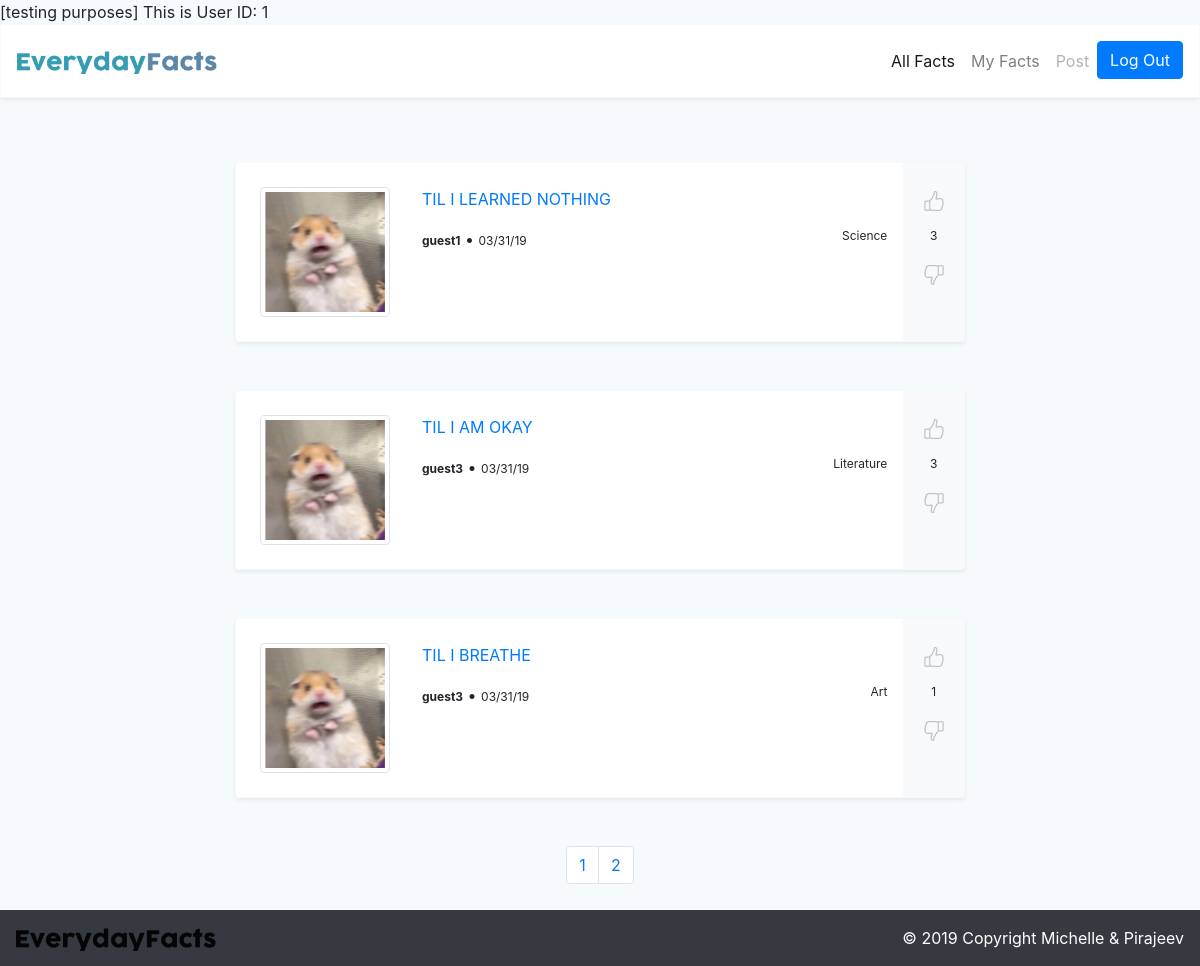
The page / (signed in) on the database its author committed.
### tables this page shows
CREATE TABLE `Post`(
    `PostID` INTEGER NOT NULL AUTO_INCREMENT,
    `UserID` INTEGER,
    `Title` VARCHAR(100),
    `PostDate` TIMESTAMP NOT NULL DEFAULT CURRENT_TIMESTAMP,
    `CategoryID`INTEGER,
    PRIMARY KEY(`PostID`),
    FOREIGN KEY (`UserID`) REFERENCES Users(`UserID`),
    FOREIGN KEY (`CategoryID`) REFERENCES Category(`CategoryID`)
);

CREATE TABLE `Users`(
    `UserID` INTEGER NOT NULL AUTO_INCREMENT,
    `UserName` VARCHAR(50) UNIQUE,
    `Password` VARCHAR(50),
    `UserDate` TIMESTAMP NOT NULL DEFAULT CURRENT_TIMESTAMP,
     INDEX (`UserID`),
    PRIMARY KEY(`UserID`)
);

CREATE TABLE `Category`(
    `CategoryID` INTEGER NOT NULL AUTO_INCREMENT,
    `Type` VARCHAR(50),
    PRIMARY KEY(`CategoryID`)
);

### index.php (the view, shortened to what this page needs)
<?php
include 'include/header.php';
include 'functions.php';
$results_per_page = 3;
$db = getDB();
if (isset($_GET["page"])) { $page  = $_GET["page"]; } else { $page=1; };
$start_from = ($page-1) * $results_per_page;
$statement = "SELECT u.UserID, p.PostID, u.UserName, p.PostID, p.Title, DATE_FORMAT(p.PostDate, '%m/%d/%y') AS 'P', c.Type, SUM(r.Number) as 'RANK'
FROM Rank r
INNER JOIN Post p INNER JOIN Users u
INNER JOIN Category c ON u.UserID = p.UserID
AND p.CategoryID = c.CategoryID AND p.PostID = r.PostID
GROUP BY p.PostID ORDER BY RANK DESC LIMIT $start_from , $results_per_page";
$statement = mysqli_prepare($db, $statement);
mysqli_stmt_execute($statement);
$result = mysqli_stmt_get_result($statement);
?>
<html>
    <body class = "mb-3">
        <div class="container">
            <div class = "row">
                <div class = "col">
                </div>
                <div class = "col-md-8">
                <?php
                        if (mysqli_num_rows($result) > 0) {
                            while($row = mysqli_fetch_array($result)) {
                        ?>
                    <div class="card mt-3 bg-white border border-light shadow-sm mb-5">
                        <div class="row no-gutters">
                            <div class="col-auto p-4">
                                <img width="130" src="./images/hamster.jpg" class="img-fluid img-thumbnail" alt="">
                            </div>
                            <div class="col">
                                <div class="card-block mt-4 px-2">
                                    <a href="post.php?id=<?php echo $row["PostID"];?>"
                                    class="card-link">
                                    <?php echo $row["Title"]?>
                                    </a>
                                </div>
                                <div class="card-block mr-2 mt-2 px-2 mb-3">
                                    <div class = "mt-3">
                                        <b><p class="card-text d-inline"><?php echo $row["UserName"];?></p></b> •
                                        <p class="card-text d-inline"><?php echo $row["P"];?></p>
                                        <p class="card-text float-right"><?php echo $row["Type"];?></p>
                                    </div>
                                </div>
                            </div>
                            <div class = "col-md-1 text-center bg-light">
                                <div class = "mt-4">
                                    <?php
                                        $data = array(
                                            'id' => $row["PostID"],
                                            'vote' => "1",
                                            'user' => $row["UserID"],
                                        );
                                    ?>
                                    <a href = "updownVote.php?<?php echo http_build_query($data,'', '&');?>">
                                        <img width="20" src="./images/thumb-up.png" class="img-fluid" alt="">
                                    </a>
                                    <p class = "mt-3"><?php echo $row["RANK"]?></p>
                                    <?php
                                        $data2 = array(
                                            'id' => $row["PostID"],
                                            'vote' => "0",
                                            'user' => $row["UserID"],
                                        );
                                    ?>
                                    <a href = "updownVote.php?<?php echo http_build_query($data2,'', '&');?>">
                                        <img width="20" src="./images/thumb-down.png" class="img-fluid" alt="">
                                    </a>
                                </div>
                            </div>
                        </div>
                    </div>
                     <?php
                            }
                        } else {
                            echo ("No Posts");
                        }
                        ?>
                </div>
                <div class = "col">
                </div>
            </div>
            <div class = "row">
                <div class = "col" >
                </div>
                <div class = "col-md-8">
                        <nav aria-label="Page navigation example">
                        <ul class="pagination justify-content-center">
                            <?php
                                $statement = "SELECT COUNT(p.PostID) AS total FROM Post p";
                                $statement = mysqli_prepare($db, $statement);
                                 mysqli_stmt_execute($statement);
                                 $results = mysqli_stmt_get_result($statement);
                                 if (mysqli_num_rows($results) > 0) {
                                      while($row = mysqli_fetch_array($results)) {
                                         $total_pages = ceil($row["total"] / $results_per_page);
                                          for ($i=1; $i<=$total_pages; $i++) {
                            ?>
                                <li class="page-item">
                                    <a class="page-link" href="index.php?page=<?php echo $i; ?>">
                                        <?php echo $i; ?>
                                    </a>
                                </li>
                            <?php
                                        };
                                    }
                                }
                            ?>
                            </ul>
                            </nav>
                </div>
                <div class = "col" >
                </div>
            </div>
            </div>
        </body>
       <div class = "footer bg-dark">
            <footer class="navbar navbar-expand-lg navbar-light bg-dark justify-content-between">
                <a href = "#" class="navbar-brand">
                    <img width="200" class = "img-fluid" src="./images/Logo-black.png">
                </a>
                <div class="text-white nav navbar-nav ml-auto">
                    © 2019 Copyright Michelle & Pirajeev
                </div>
            </footer>
        </div>
</html>

### css/style2.css (style rules this page uses)
body { background-color: #f5fafd; padding-bottom: 50px; }
.footer { position: fixed; left: 0; bottom: 0; width: 100%; color: white; text-align: center; }
p { font-size: 12px; }

### rows shown on the page
post: Title "TIL I LEARNED NOTHING", UserID.UserName "guest1", P "03/31/19", CategoryID.Type "Science", RANK "3"
post: Title "TIL I AM OKAY", UserID.UserName "guest3", P "03/31/19", CategoryID.Type "Literature", RANK "3"
post: Title "TIL I BREATHE", UserID.UserName "guest3", P "03/31/19", CategoryID.Type "Art", RANK "1"

### other values the page prints
$_SESSION['userID'] "1"
